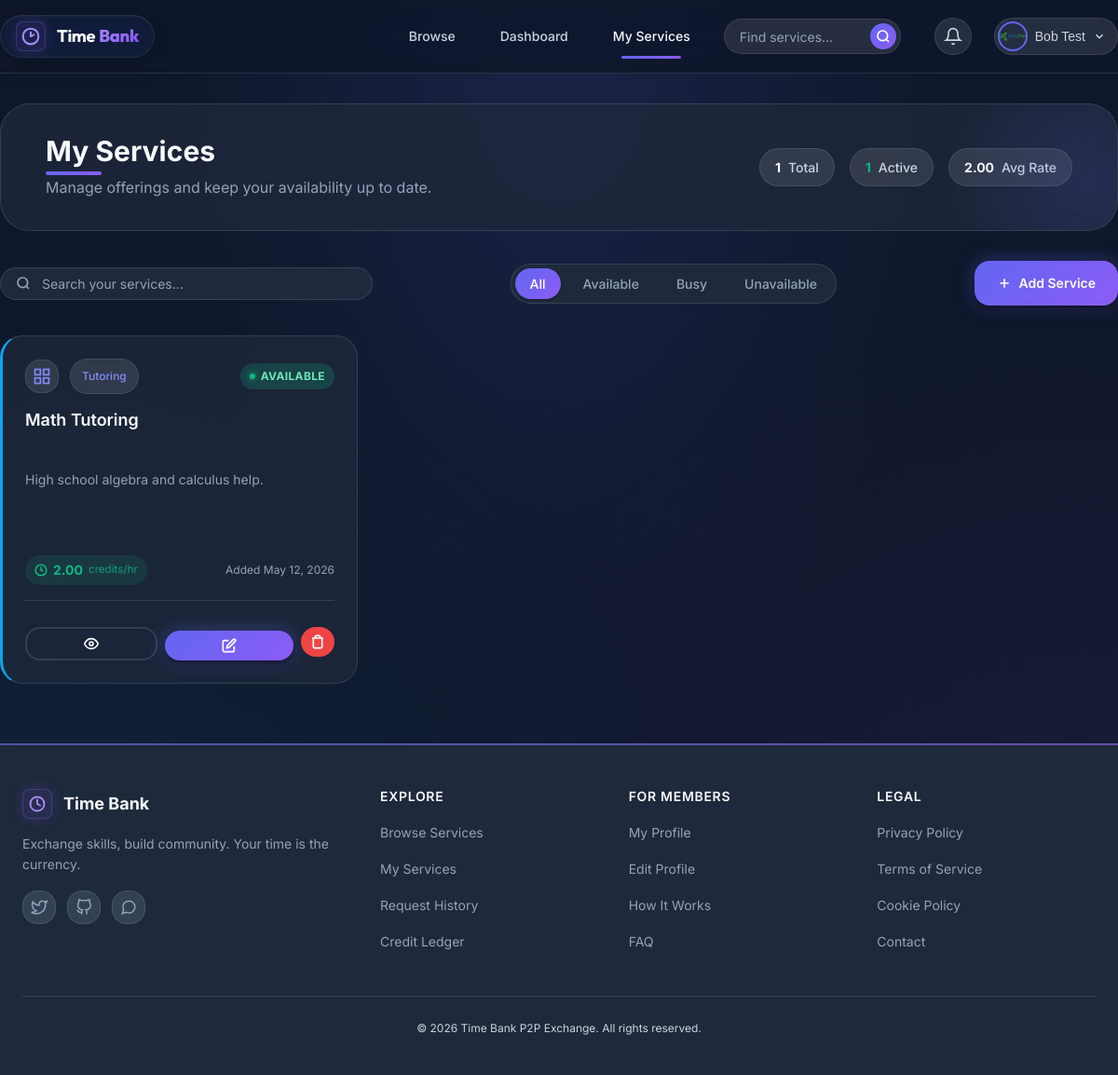
Screenshot of /pages/services/directory.php (signed in) with the database file from the repository.
### tables this page shows
CREATE TABLE `services` (
  `id` int(11) NOT NULL,
  `user_id` int(11) NOT NULL,
  `category_id` int(11) NOT NULL,
  `title` varchar(150) NOT NULL,
  `description` text NOT NULL,
  `credit_rate` decimal(5,2) NOT NULL,
  `availability_status` enum('available','busy','unavailable') DEFAULT 'available',
  `created_at` timestamp NOT NULL DEFAULT current_timestamp(),
  `updated_at` timestamp NOT NULL DEFAULT current_timestamp() ON UPDATE current_timestamp()
);

CREATE TABLE `categories` (
  `id` int(11) NOT NULL,
  `name` varchar(100) NOT NULL,
  `description` text DEFAULT NULL,
  `credit_per_hour` decimal(5,2) NOT NULL,
  `created_at` timestamp NOT NULL DEFAULT current_timestamp()
);

### config/functions.php (called while the page is built, shortened)
<?php
function formatCredits($amount) {
    return number_format($amount, 2);
}
?>

### pages/services/directory.php (the view, shortened to what this page needs)
<?php
require_once __DIR__ . '/../../config/functions.php';
$pdo = getDatabaseConnection();
$user_id = getCurrentUserId();
$stmt = $pdo->prepare("
    SELECT s.id, s.title, s.description, s.credit_rate, s.availability_status, s.created_at,
           c.id as category_id, c.name as category_name
    FROM services s
    JOIN categories c ON s.category_id = c.id
    WHERE s.user_id = ?
    ORDER BY s.created_at DESC
");
$stmt->execute([$user_id]);
$services = $stmt->fetchAll();
$total = count($services);
$active = count(array_filter($services, fn($s) => strtolower($s['availability_status']) === 'available'));
$avgRate = $total ? round(array_sum(array_column($services, 'credit_rate')) / $total, 1) : 0;
$catAccents = [1 => 'cat-accent-1', 2 => 'cat-accent-2', 3 => 'cat-accent-3', 4 => 'cat-accent-4', 5 => 'cat-accent-5'];
include __DIR__ . '/../../includes/header.php';
?>
<div class="container" style="padding: var(--spacing-xl) 0;">
    <div class="page-header-bar">
        <div>
            <h2 style="margin-bottom: var(--spacing-xs);">My Services</h2>
            <p class="text-muted" style="margin:0;">Manage offerings and keep your availability up to date.</p>
        </div>
        <div class="page-header-stats">
            <div class="stat-pill"><span><?php echo $total; ?></span> Total</div>
            <div class="stat-pill success"><span><?php echo $active; ?></span> Active</div>
            <div class="stat-pill"><span><?php echo formatCredits($avgRate); ?></span> Avg Rate</div>
        </div>
    </div>
    <div class="toolbar">
        <div class="toolbar-search">
            <svg width="16" height="16" viewBox="0 0 24 24" fill="none" stroke="currentColor" stroke-width="2.5"><circle cx="11" cy="11" r="8"></circle><path d="m21 21-4.35-4.35"></path></svg>
            <input type="text" id="serviceSearch" placeholder="Search your services..." class="form-control">
        </div>
        <div class="filter-tabs" id="filterTabs">
            <button class="active" data-filter="all">All</button>
            <button data-filter="available">Available</button>
            <button data-filter="busy">Busy</button>
            <button data-filter="unavailable">Unavailable</button>
        </div>
        <a href="<?php echo APP_URL; ?>/pages/services/add.php" class="btn btn-primary">
            <svg width="16" height="16" viewBox="0 0 24 24" fill="none" stroke="currentColor" stroke-width="2.5"><line x1="12" y1="5" x2="12" y2="19"></line><line x1="5" y1="12" x2="19" y2="12"></line></svg>
            Add Service
        </a>
    </div>
    <?php if (empty($services)): ?>
        <div class="empty-state">
            <div class="empty-icon">
                <svg width="48" height="48" viewBox="0 0 24 24" fill="none" stroke="currentColor" stroke-width="1.5"><path d="M21 16V8a2 2 0 0 0-1-1.73l-7-4a2 2 0 0 0-2 0l-7 4A2 2 0 0 0 3 8v8a2 2 0 0 0 1 1.73l7 4a2 2 0 0 0 2 0l7-4A2 2 0 0 0 21 16z"></path><polyline points="3.27 6.96 12 12.01 20.73 6.96"></polyline><line x1="12" y1="22.08" x2="12" y2="12"></line></svg>
            </div>
            <h3>No services listed yet</h3>
            <p class="text-muted">Start earning credits by offering your skills to the community.</p>
            <a href="<?php echo APP_URL; ?>/pages/services/add.php" class="btn btn-primary" style="margin-top: var(--spacing-md);">Create Your First Service</a>
        </div>
    <?php else: ?>
        <div class="services-grid" id="servicesGrid">
            <?php foreach ($services as $index => $service):
                $accentClass = $catAccents[$service['category_id']] ?? 'cat-accent-1';
                $statusClass = 'status-' . strtolower($service['availability_status']);
            ?>
                <article class="card service-card <?php echo $accentClass; ?>" data-status="<?php echo strtolower($service['availability_status']); ?>" data-title="<?php echo htmlspecialchars(strtolower($service['title'])); ?>" style="animation-delay: <?php echo $index * 60; ?>ms;">
                    <div class="service-card-top">
                        <div class="service-icon-badge">
                            <svg width="20" height="20" viewBox="0 0 24 24" fill="none" stroke="currentColor" stroke-width="2"><rect x="3" y="3" width="7" height="7"></rect><rect x="14" y="3" width="7" height="7"></rect><rect x="14" y="14" width="7" height="7"></rect><rect x="3" y="14" width="7" height="7"></rect></svg>
                        </div>
                        <span class="service-category"><?php echo htmlspecialchars($service['category_name']); ?></span>
                        <span class="service-status <?php echo $statusClass; ?>">
                            <span class="status-dot"></span>
                            <?php echo ucfirst($service['availability_status']); ?>
                        </span>
                    </div>
                    <h3><?php echo htmlspecialchars($service['title']); ?></h3>
                    <p class="service-desc"><?php echo htmlspecialchars(substr($service['description'], 0, 110)) . (strlen($service['description']) > 110 ? '...' : ''); ?></p>
                    <div class="service-meta">
                        <div class="credit-chip">
                            <svg width="14" height="14" viewBox="0 0 24 24" fill="none" stroke="currentColor" stroke-width="2.5"><circle cx="12" cy="12" r="10"></circle><polyline points="12 6 12 12 16 14"></polyline></svg>
                            <?php echo formatCredits($service['credit_rate']); ?> <small>credits/hr</small>
                        </div>
                        <span class="service-date">Added <?php echo date('M j, Y', strtotime($service['created_at'])); ?></span>
                    </div>
                    <div class="service-actions">
                        <a href="<?php echo APP_URL; ?>/pages/services/view.php?id=<?php echo $service['id']; ?>" class="btn btn-sm btn-outline" title="View">
                            <svg width="16" height="16" viewBox="0 0 24 24" fill="none" stroke="currentColor" stroke-width="2.5"><path d="M1 12s4-8 11-8 11 8 11 8-4 8-11 8-11-8-11-8z"></path><circle cx="12" cy="12" r="3"></circle></svg>
                        </a>
                        <a href="<?php echo APP_URL; ?>/pages/services/edit.php?id=<?php echo $service['id']; ?>" class="btn btn-sm btn-primary" title="Edit">
                            <svg width="16" height="16" viewBox="0 0 24 24" fill="none" stroke="currentColor" stroke-width="2.5"><path d="M11 4H4a2 2 0 0 0-2 2v14a2 2 0 0 0 2 2h14a2 2 0 0 0 2-2v-7"></path><path d="M18.5 2.5a2.121 2.121 0 0 1 3 3L12 15l-4 1 1-4 9.5-9.5z"></path></svg>
                        </a>
                        <form method="POST" action="<?php echo APP_URL; ?>/actions/delete_service.php" style="margin:0;" onsubmit="return confirm('Delete this service?');">
                            <button type="submit" class="btn btn-sm btn-danger" title="Delete" style="background: var(--color-danger); color: white;">
                                <svg width="16" height="16" viewBox="0 0 24 24" fill="none" stroke="currentColor" stroke-width="2.5"><polyline points="3 6 5 6 21 6"></polyline><path d="M19 6v14a2 2 0 0 1-2 2H7a2 2 0 0 1-2-2V6m3 0V4a2 2 0 0 1 2-2h4a2 2 0 0 1 2 2v2"></path></svg>
                            </button>
                        </form>
                    </div>
                </article>
            <?php endforeach; ?>
        </div>
    <?php endif; ?>
</div>
<?php include __DIR__ . '/../../includes/footer.php'; ?>

### rows the page displays
services: availability_status "1", category.name "Tutoring", availability_status "AVAILABLE", title "Math Tutoring", description "High school algebra and calculus help.", credit_rate "2.00", created_at "May 12, 2026"

### other values shown
$_SESSION['name'] "Bob Test"
$total "1"
formatCredits($avgRate) "2.00"
APP_NAME "Time Bank P2P Exchange"
